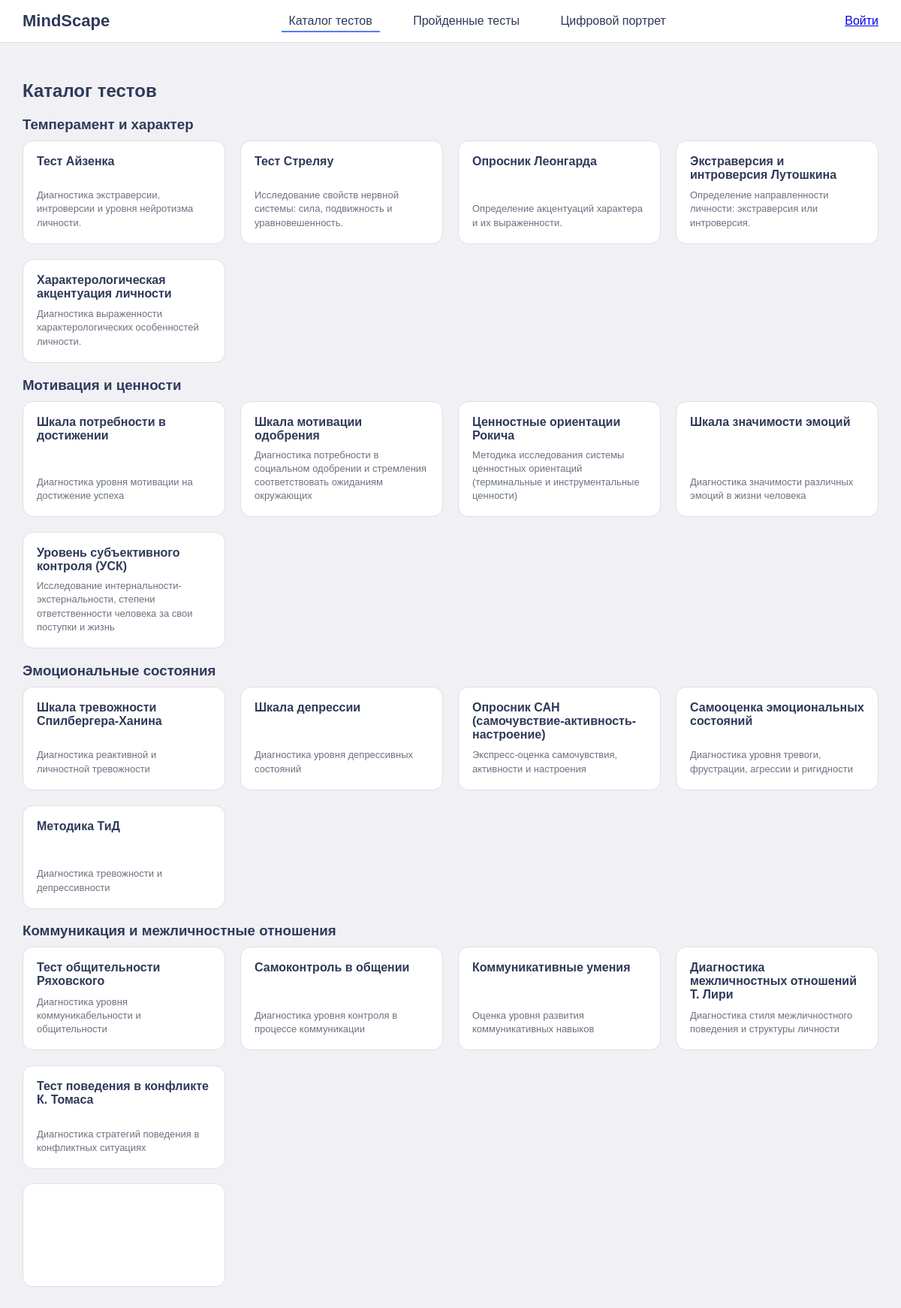
The page / on the database its author committed.
### tables this page shows
CREATE TABLE "tests" (
	"id"	INTEGER,
	"topic"	TEXT NOT NULL,
	"title"	TEXT NOT NULL,
	"is_active"	INTEGER DEFAULT 1,
	"description"	TEXT, visualization_type TEXT,
	PRIMARY KEY("id" AUTOINCREMENT)
);

### app.py (the view, shortened to what this page needs)
@app.route('/')
def index():
    username = session.get('username')
    conn = sqlite3.connect('database.db')
    cursor = conn.cursor()
    cursor.execute("""
        SELECT id, topic, title, description
        FROM tests
        WHERE is_active = 1
        ORDER BY id
    """)
    rows = cursor.fetchall()
    completed_tests = set()
    conn.close()
    grouped_tests = {}
    for test_id, topic, title, description in rows:
        if topic not in grouped_tests:
            grouped_tests[topic] = []
        grouped_tests[topic].append({
            'id': test_id,
            'title': title,
            'description': description,
            'completed': test_id in completed_tests
        })
    return render_template(
        'index.html',
        username=username,
        tests=grouped_tests,
        completed_tests=completed_tests
    )

### templates/index.html (shortened to what this page needs)
<!DOCTYPE html>
<html lang="ru">
<head>
    <link rel="stylesheet" href="{{ url_for('static', filename='style/main.css') }}">
</head>
<body>
<header class="header">
    <div class="logo">MindScape</div>
    <nav class="nav">
        <a href="/" class="active">Каталог тестов</a>
        <a href="/completed">Пройденные тесты</a>
        <a href="/portrait">Цифровой портрет</a>
    </nav>
        <div class="user-panel">
        {% if username %}
            <span class="username">Привет, {{ username }}</span>
            <a href="/logout" class="logout">Выйти</a>
        {% else %}
            <a href="/auth">Войти</a>
        {% endif %}
    </div>
</header>
    <main>
        <h2>Каталог тестов</h2>
        {% for topic, test_list in tests.items() %}
            <div class="category">
                <h3>{{ topic }}</h3>
                <div class="tests">
                    {% for test in test_list %}
                        <a href="/test/{{ test.id }}"
                        class="test-card {% if test.id in completed_tests %}completed{% endif %}">
                            <div class="test-title">{{ test.title }}</div>
                            <div class="test-desc">{{ test.description }}</div>
                        </a>
                    {% endfor %}
                </div>
            </div>
        {% endfor %}
    </main>
</body>
</html>

### static/style/main.css (style rules this page uses)
body { font-family: Arial, sans-serif; margin: 0; background: #F0F0F5; color: #2F3A59; }
.header { background: white; display: flex; justify-content: space-between; align-items: center; padding: 15px 30px; border-bottom: 1px solid #ddd; }
.logo { font-size: 22px; font-weight: bold; }
.nav a { margin: 0 15px; text-decoration: none; color: #2F3A59; padding: 5px 10px; border-bottom: 2px solid transparent; transition: border-color 0.2s; }
.nav a.active { border-bottom: 2px solid #4F7CFE; }
.user-panel { display: flex; align-items: center; gap: 10px; }
main { padding: 30px; }
.category h3 { margin-bottom: 10px; }
.tests { display: grid; grid-template-columns: repeat(4, 1fr); gap: 20px; }
.test-card { background: white; border: 1px solid #e0e0e0; padding: 18px; border-radius: 14px; text-decoration: none; color: #2F3A59; display: flex; flex-direction: column; justify-content: space-between; min-height: 100px; transition: all 0.2s ease; }
.test-title { font-weight: bold; font-size: 16px; margin-bottom: 8px; }
.test-desc { font-size: 13px; color: #6b7280; line-height: 1.4; }

### rows shown on the page
tests: topic "Темперамент и характер", title "Тест Айзенка", description "Диагностика экстраверсии, интроверсии и уровня нейротизма личности."
tests: title "Тест Стреляу", description "Исследование свойств нервной системы: сила, подвижность и уравновешенность."
tests: title "Опросник Леонгарда", description "Определение акцентуаций характера и их выраженности."
tests: title "Экстраверсия и интроверсия Лутошкина", description "Определение направленности личности: экстраверсия или интроверсия."
tests: title "Характерологическая акцентуация личности", description "Диагностика выраженности характерологических особенностей личности."
tests: topic "Мотивация и ценности", title "Шкала потребности в достижении", description "Диагностика уровня мотивации на достижение успеха"
tests: title "Шкала мотивации одобрения", description "Диагностика потребности в социальном одобрении и стремления соответствовать ожиданиям окружающих"
tests: title "Ценностные ориентации Рокича", description "Методика исследования системы ценностных ориентаций (терминальные и инструментальные ценности)"
tests: title "Шкала значимости эмоций", description "Диагностика значимости различных эмоций в жизни человека"
tests: title "Уровень субъективного контроля (УСК)", description "Исследование интернальности-экстернальности, степени ответственности человека за свои поступки и жизнь"
tests: topic "Эмоциональные состояния", title "Шкала тревожности Спилбергера-Ханина", description "Диагностика реактивной и личностной тревожности"
tests: title "Шкала депрессии", description "Диагностика уровня депрессивных состояний"
tests: title "Опросник САН (самочувствие-активность-настроение)", description "Экспресс-оценка самочувствия, активности и настроения"
tests: title "Самооценка эмоциональных состояний", description "Диагностика уровня тревоги, фрустрации, агрессии и ригидности"
tests: title "Методика ТиД", description "Диагностика тревожности и депрессивности"
tests: topic "Коммуникация и межличностные отношения", title "Тест общительности Ряховского", description "Диагностика уровня коммуникабельности и общительности"
tests: title "Самоконтроль в общении", description "Диагностика уровня контроля в процессе коммуникации"
tests: title "Коммуникативные умения", description "Оценка уровня развития коммуникативных навыков"
tests: title "Диагностика межличностных отношений Т. Лири", description "Диагностика стиля межличностного поведения и структуры личности"
tests: title "Тест поведения в конфликте К. Томаса", description "Диагностика стратегий поведения в конфликтных ситуациях"
